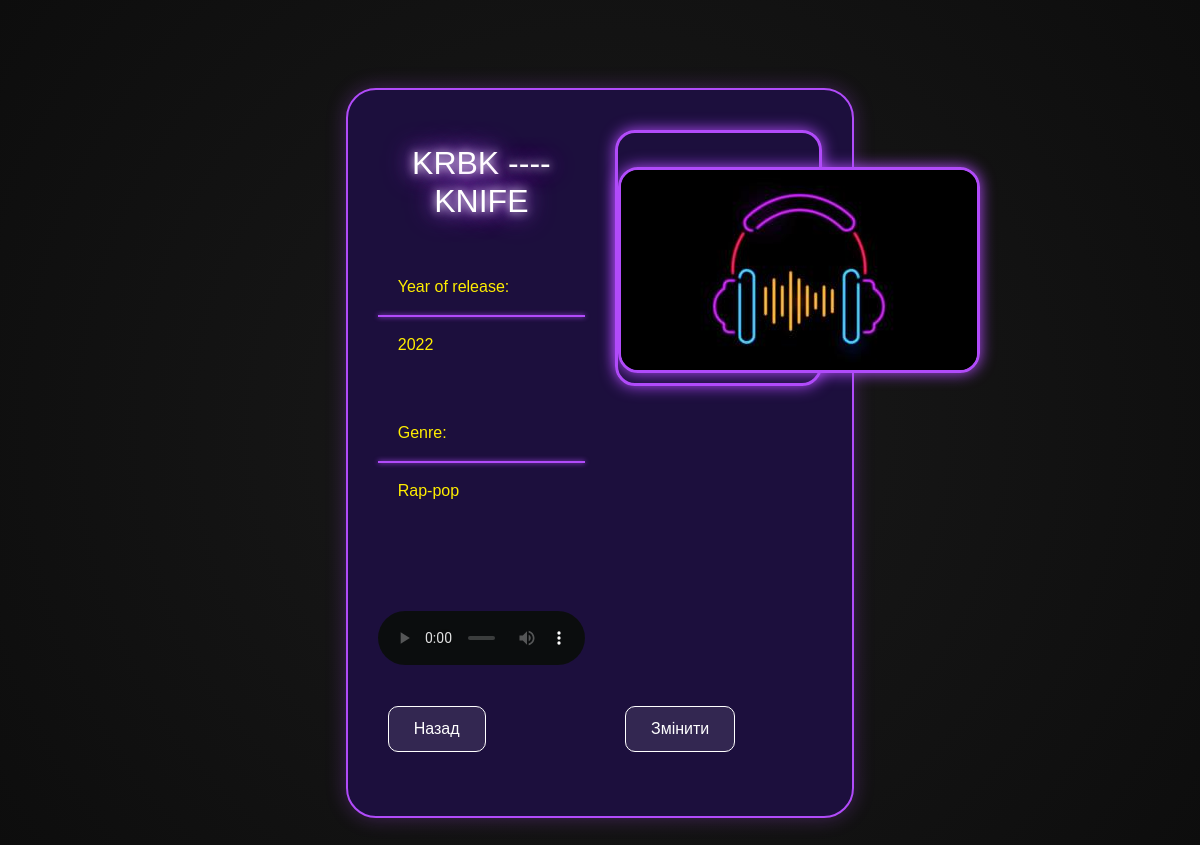
/song/2, run on an earlier commit of the app's database.
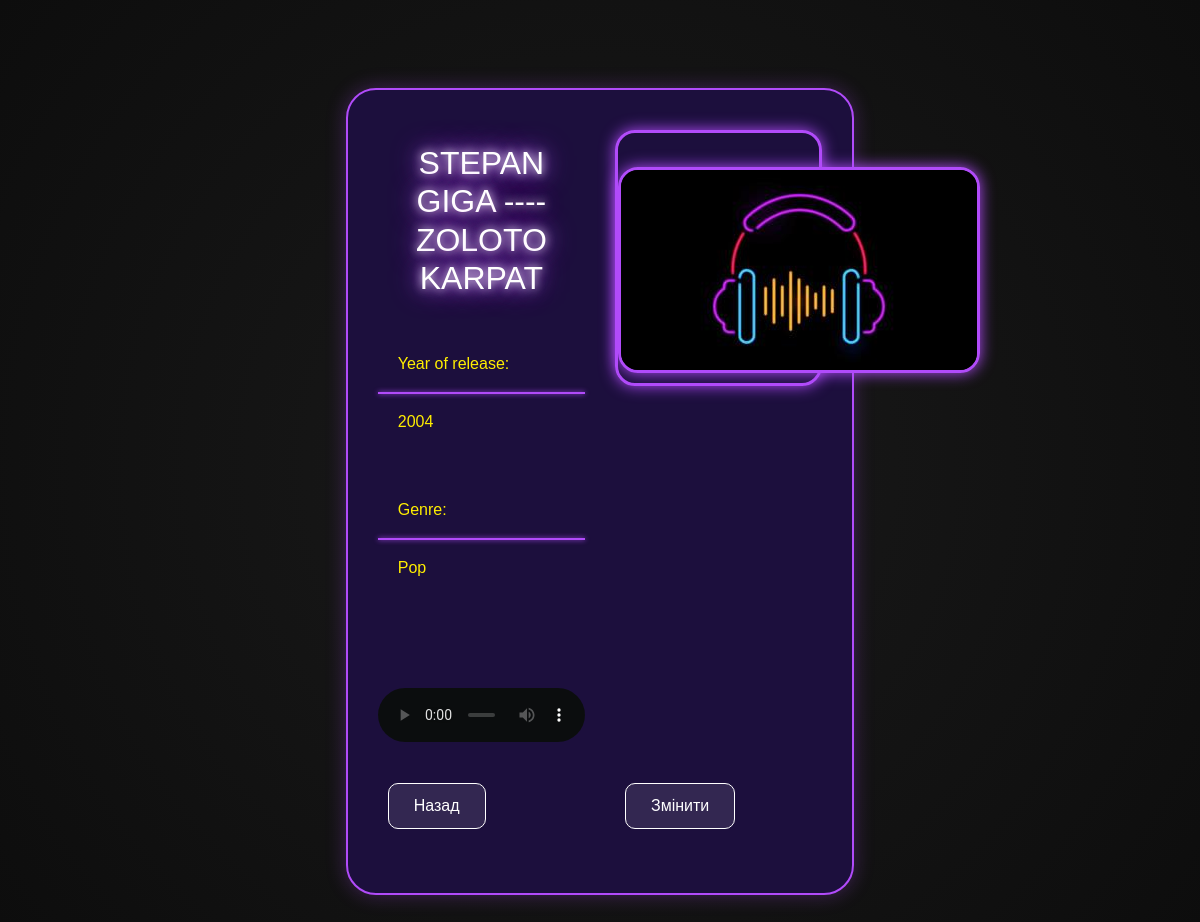
And on a later commit of the database.
### services/models.py (models this page shows, shortened)
class Song(Base):
    __tablename__ = 'songs'
    id = Column(Integer, primary_key=True)
    year = Column(Integer)
    name = Column(String)
    author = Column(String)
    audio = Column(String)
    genre = Column(String)

### main.py (the view)
@app.get("/song/{song_id}")
async def p_song(request: Request, song_id: int):
    song_correct = ORM.get_song_by_id(song_id)
    return templates.TemplateResponse(
        request=request,
        name="song.html",
        context={"song_correct": song_correct}
    )

### templates/song.html (shortened to what this page needs)
<!DOCTYPE html>
<html lang="en">
<!DOCTYPE html>
<html lang="en" xmlns="http://www.w3.org/1999/html">
<head>
    <link rel="stylesheet" href="https://cdn.jsdelivr.net/npm/bootstrap@4.6.2/dist/css/bootstrap.min.css">
    <link rel="stylesheet" href="{{url_for('static', path='/audio-server.css')}}">
</head>
<body>
  <br>
  <br>
  <div class = "row">
    <div class="col-md-3"></div>
    <div class="col-md-6">
      <div class="main-song">
        <div class = "row">
          <div class="col-md-6">
            <br>
            <h2 class="h-txt">{{song_correct.author}} ---- {{song_correct.name}}</h2>
            <br>
            <p class="p-txt-song">Year of release:</p>
             <hr class="hr-song">
              <p class="p-txt-song">{{song_correct.year}}</p>
              <br>
              <br>
            <p class="p-txt-song">Genre:</p>
             <hr class="hr-song">
              <p class="p-txt-song">{{song_correct.genre}}</p>
            <br>
          </div>
          <div class ="col-md-6">
            <div class="img-song">
                <br>
              <img src="{{url_for('static', path='/music.jpg')}}" class = "img-song">
            </div>
          </div>
      </div>
          <br>
          <br>
        <div class = "row">
          <div class="col-md-6">
            <audio src="{{url_for('static', path='/'+ song_correct.audio)}}" controls class="audio-song"></audio>
          </div>
          <div class ="col-md-6"></div>
        </div>
        <br>
          <div class = "row">
              <div class ="col-md-6">
                    <a href="{{ url_for('main_page') }}"><button type="submit" class="button-back">Назад</button></a>
              </div>
              <div class = "col-md-6">
                  <form method="get" action="{{ url_for('page_change', song_id=song_correct.id) }}">
                        <button type="submit" class="button-change">Змінити</button>
                  </form>
              </div>
          </div>
        <br>
    </div>
  </div>
  </div>
</body>
</html>

What changed in the data, as far as the page shows it:
changed Song: author "KRBK" → "STEPAN GIGA"; name "KNIFE" → "ZOLOTO KARPAT"; year "2022" → "2004"; genre "Rap-pop" → "Pop"
